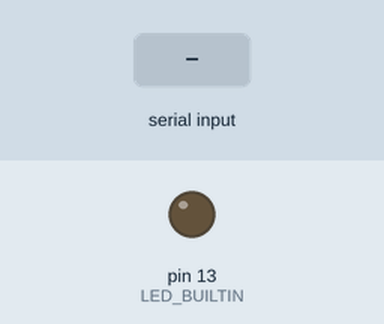
Simulated run of this sketch. Board: Arduino Uno, built with avr-gcc and run on an emulated ATmega328P. Parts: output pins drawn as LEDs (lit = HIGH). Inputs (shaded band) come from the test bench.

Above: at 1.2 s.
1.3 s: byte 30 received over Serial
At 1.9 s:
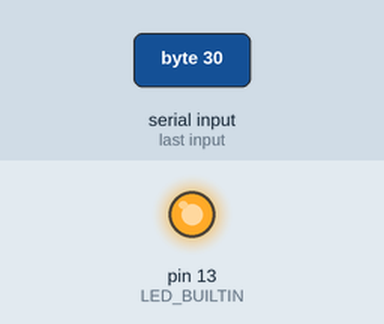
Timing chart, 0 to 4.3 s (numbered marks = the images above; inputs shaded):
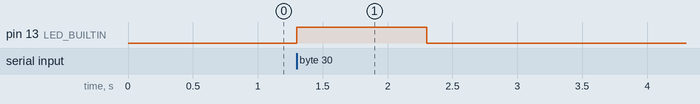

Measured:
- after the input at 1.3 s, pin 13 (LED_BUILTIN): LOW → HIGH at once, → LOW 1.0 s later

The sketch:

serial_echo.ino
```cpp
// DEFINES
// https://forum.arduino.cc/t/serial-input-basics-updated/382007/10
//#define packet_start '<'
//#define packet_end '>'

// pins for the LEDs:
const byte numChars = 32;
int packet = 0;

const byte num_relays         =   8;                          // Number of relays to define static array lengths
byte states[num_relays]       =   {0, 0, 0, 0, 0, 0, 0, 0};   // Relay states as described by Python code
byte num_received             =   0;                          // Number of bytes recived
int relay_pins[num_relays]    =   {2, 3, 4, 5, 6, 7, 8, 9};   // Relay link to Arduino pins

boolean new_data = false;

void setup() {
  // make the pins outputs:
  pinMode(LED_BUILTIN, OUTPUT);
  // initialize serial:
  Serial.begin(9600);
  while (!Serial) {
    ; // wait for serial port to connect. Needed for native USB port only
  }
}

void loop() {
    recvBytesWithStartpacket_ends();
}

void recvBytesWithStartpacket_ends() {
    static boolean receiving = false;
    static byte i = 0;
    byte packet_start = 0x3C;   // '<'
    byte packet_end = 0x3E;     // '>'
    byte read_byte;


    while (Serial.available() > 0 && new_data == false) {
      digitalWrite(LED_BUILTIN, HIGH);
      delay(1000);
      digitalWrite(LED_BUILTIN, LOW);
      read_byte = Serial.read();
      // ADD CONDITION TO CHECK LENGTH OF ARRAY, MUST MATCH num_relays
      if (receiving == true) {
          if (read_byte != packet_end) {
            states[i] = read_byte;
            i++;
            if (i >= num_relays) {
              i = num_relays - 1;
            }
          }
          else {
            receiving = false;
            num_received = i;  // save the number for use when printing
            i = 0;
            new_data = true;
          }
        }

        else if (read_byte == packet_start) {
            receiving = true;
        }
    }
}
```
